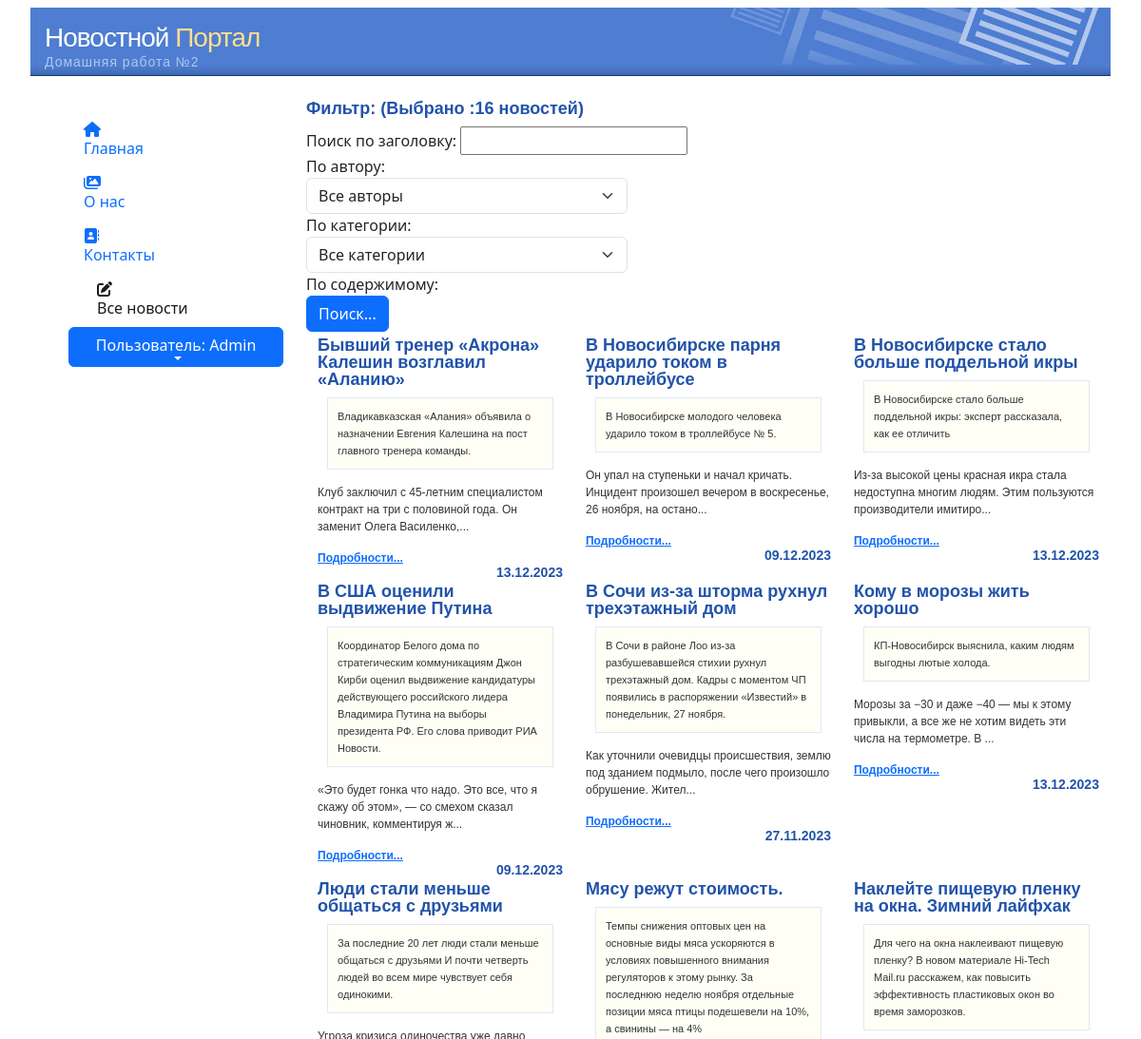
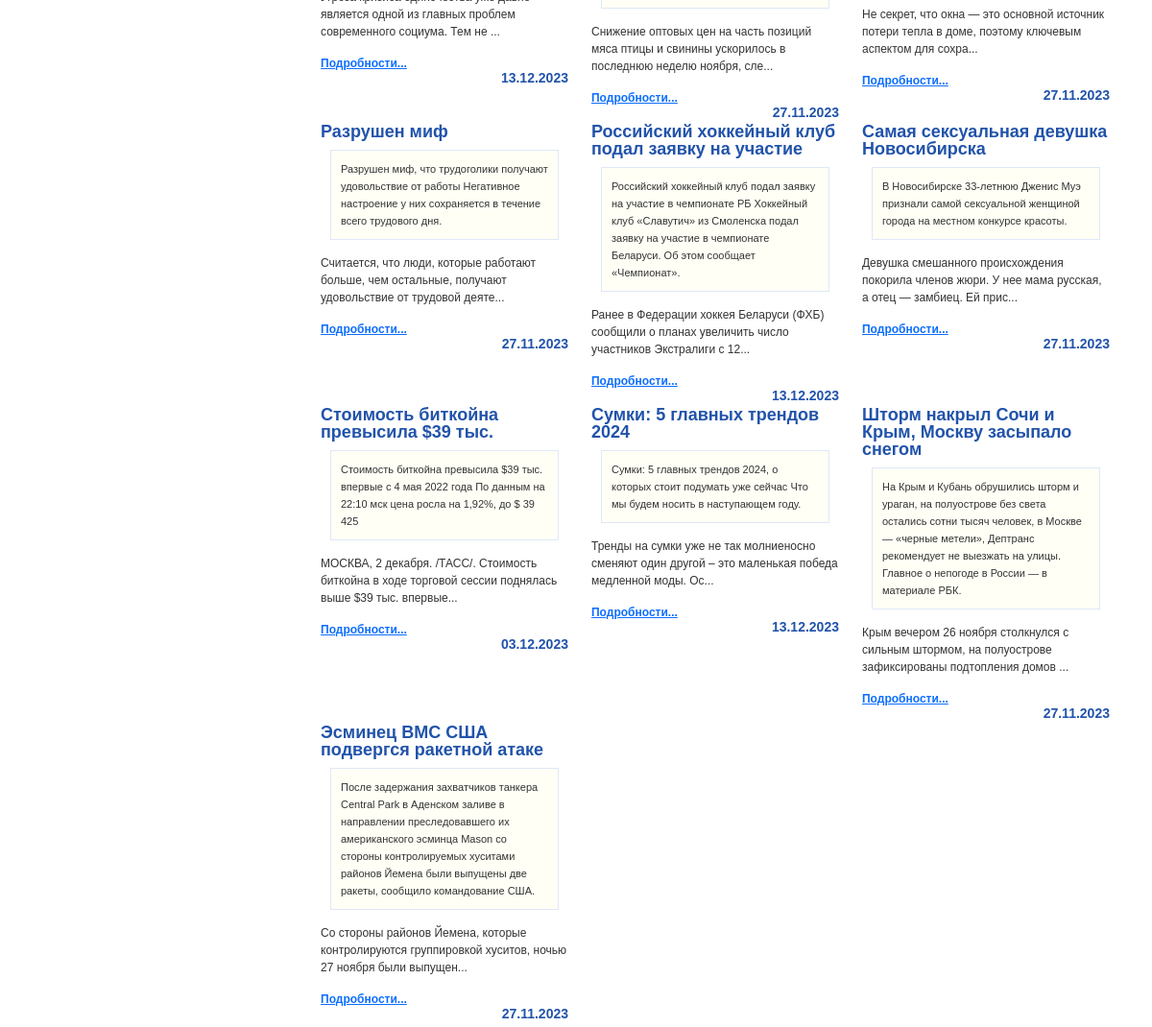
The page /news/all_news/ (signed in) on the database its author committed (2 pictures, top to bottom).
### news/models.py (models this page shows, shortened)
class Article(models.Model):
    categories = (('E','Economics'),
                  ('S','Science'),
                  ('IT','IT'))
    author = models.ForeignKey(User, on_delete=models.SET_NULL, null=True, verbose_name='Автор')
    title = models.CharField('Заголовок', max_length=50, default='')
    anouncement = models.TextField('Аннотация', max_length=250)
    text = models.TextField('Текст новости')
    date = models.DateTimeField('Дата создания', auto_now=True)
    category = models.CharField(choices=categories, max_length=50, default='', verbose_name='Категория')
    tags = models.ManyToManyField(to=Tag, blank=True, verbose_name='Тэги')
    slug = models.SlugField()
    def get_absolute_url(self):
        return f'/news/show/{self.id}'
    class Meta:
        ordering = ['title', 'date']
        verbose_name = 'Новость'
        verbose_name_plural = 'Новости'

### news/views.py (the view)
# urls.py: path('all_news/', views.all_news, name='all_news'),
def all_news(request):
    categories = Article.categories  # создали перечень категорий
    author_list = User.objects.all()  # создали перечень авторов
    print('Ответ',request.POST)
    if request.method == "POST":
        selected_author = int(request.POST.get('author_filter'))
        selected_category = int(request.POST.get('category_filter'))
        search_article = (request.POST.get('search_input'))
        print('search_article', search_article)
        print('search_article_len',len(search_article))
        if selected_author == 0:  # выбраны все авторы
            articles = Article.objects.all()
        else:
            articles = Article.objects.filter(author=selected_author)
        if selected_category != 0:  # фильтруем найденные по авторам результаты по категориям
            articles = articles.filter(category__icontains=categories[selected_category - 1][0])
        if len(search_article) !=0: # применяем фильтр по новости
            articles = articles.filter(title=search_article)
    else:  # если страница открывется впервые
        selected_author = 0
        selected_category = 0
        articles = Article.objects.all()
    context = {'articles': articles, 'author_list': author_list, 'selected_author': selected_author,
               'categories': categories, 'selected_category': selected_category}
    return render(request, 'news/all_news.html', context)

### news/templates/news/all_news.html (shortened to what this page needs)
{% extends 'home01/index.html' %}
{% load static %}
{% load bootstrap5 %}
{% block content %}
<link rel="stylesheet" href="https://ajax.googleapis.com/ajax/libs/jqueryui/1.11.4/themes/smoothness/jquery-ui.css">
  <div id="content" >
    <div class="content_center" align="left">
        <div class="row">
        <label><h3> Фильтр: (Выбрано :{{ articles|length }} новостей) </h3>
            <form method="post">
                      <div class="row">
                        <div class="search">
                            <label for="search_input">Поиск по заголовку: </label>
                            <input id="search_input" name="search_input">
                        </div>
                      </div>
                        <label for="author_filter">По автору:</label>
                            <select class="form-select" name="author_filter" style="width:40%" >
                                <option value="0">Все авторы</option>
                            </select>
                        <label for="category_filter">По категории:</label>
                            <select class="form-select" name="category_filter" style="width:40%">
                                <option value="0">Все категории</option>
                            </select>
                        <label for="category_filter">По содержимому:</label>
                        <br>
                            <input type="submit" class="btn btn-primary" value="Поиск...">
                        <br>
            </form>
        </label>
    </div>
    </div>
   <div class="container-fluid">
       <div class="row">
           {% for articl in articles %}
               <div id="news" class="col-xs-4 col-sm-4 col-md-4 col-lg-4">
               <h3>{{ articl.title }}</h3>
                   <div class='featurebox_side'>{{ articl.anouncement }}</div>
                   <p>{{ articl.text|slice:":100" }}...</p>
                   <p class="lead mb-0"><a href="{{ articl.get_absolute_url }}" class="fw-bold">Подробности...</a></p>
                <h4 align="right">{{ articl.date|date:"d.m.Y" }}</h4>
               </div>
           {% endfor %}
      </div>
   </div>
  </div>
{% endblock %}

### home01/templates/home01/left_sidebar.html (shortened to what this page needs)
{% load bootstrap5 %}
{% load static %}
{% bootstrap_css %}
            <div class="tm-sidebar">
                <nav class="tm-nav">
                    <div>
                     <ul  class="nav nav-pills flex-column mb-auto">
                            <li class="nav-item">
                                <a href="{% url 'news_index' %}"
                                {% if request.resolver_match.view_name == 'home' %} class="nav-link current link-active"{% else %} class="nav-link" {% endif %}>
                                    <i class="fa fa-house menu-icon"></i>
                                    <div class="d-none d-lg-block">Главная</div>
                                </a>
                            </li>
                            <li class="nav-item">
                                <a href="{% url 'about' %}"
                                   {% if request.resolver_match.view_name == 'about' %} class="nav-link current link-active"{% else %} class="nav-link" {% endif %}>
                                    <i class="fas fa-images nav-icon"></i>
                                    <div class="d-none d-lg-block">О нас</div>
                                </a>
                            </li>
                            <li class="nav-item">
                                <a href="{% url 'contact' %}"
                                   {% if request.resolver_match.view_name == 'contact' %} class="nav-link current link-active"{% else %} class="nav-link" {% endif %}>
                                    <i class="fas fa-address-book nav-icon"></i>
                                    <div class="d-none d-lg-block">Контакты</div>
                                </a>
                            </li>
                            <li class="nav-item">
                                <a href="{% url 'all_news' %}"
                                {% if request.resolver_match.view_name == 'all_news' %} class="nav-link current" {% else %} class="nav-link" {% endif %}>
                                    <i class="fas fa-pen-to-square nav-icon"></i>
                                    <div class="d-none d-lg-block">Все новости</div>
                                </a>
                            </li>
                        </ul>
     <div class="dropdown" >
          <button class="dropbtn btn btn-primary dropdown-toggle" type="button" id="dropdownMenuButton1" data-bs-toggle="dropdown" aria-expanded="false">
              <div class="d-none d-lg-block">Пользователь: {{request.user.username}}</div>
          </button>
        </div>
                    </div>
                </nav>
            </div>

### home01/static/home01/css/style.css (style rules this page uses)
body { text-align: center; margin-top:10px; margin-bottom:10px; color:#666666; background-color: #666666; }
#content { margin-top: 20px; margin-bottom: 0px; }
#content p { margin-top:15px; margin-bottom: 15px; font-family: verdana, arial, sans-serif; font-size: 12px; line-height: 18px; color: #333333; }
#content h3 { margin-top:5px; margin-bottom: 10px; font-family: verdana, arial, sans-serif; font-size: 18px; font-weight: bold; line-height: 18px; color: #2153AA; }
#content h4 { margin-top:0px;margin-bottom:0px; font-family: verdana, arial, sans-serif; font-size: 14px; font-weight: bold; line-height: 12px; color: #2153AA; }
.featurebox_side { background-color: #fffff6; margin:1px;margin-left:10px;margin-right:10px;margin-bottom:15px; padding:10px; border: 1px solid #DFE8F7; font-family: verdana, arial, sans-serif; font-size: 11px; line-height: 18px; color: #333333; }
.tm-sidebar { background-color: #fff; top: 0; bottom: 0; left: 0; z-index: 1000; padding-left: 40px; padding-top: 40px; width: 100%; }
.tm-nav { display: flex; flex-direction: column; justify-content: space-between; height: 100%; }
.nav-link { position: relative; padding-top: 15px; padding-bottom: 15px; }
.nav-item:hover .nav-link, .nav-link.current { color: #1a1a1a; padding-left: 30px; }
.dropbtn { width: 100%; display: block; align-items: center; justify-content: center; margin-bottom: 1px; }

### rows shown on the page
Article: title "Бывший тренер «Акрона» Калешин возглавил «Аланию»", anouncement "Владикавказская «Алания» объявила о назначении Евгения Калешина на пост главного тренера команды.", text "Клуб заключил с 45-летним специалистом контракт на три с половиной года. Он заменит Олега Василенко,", date "13.12.2023"
Article: title "В Новосибирске парня ударило током в троллейбусе", anouncement "В Новосибирске молодого человека ударило током в троллейбусе № 5.", text "Он упал на ступеньки и начал кричать. Инцидент произошел вечером в воскресенье, 26 ноября, на остано", date "09.12.2023"
Article: title "В Новосибирске стало больше поддельной икры", anouncement "В Новосибирске стало больше поддельной икры: эксперт рассказала, как ее отличить", text "Из-за высокой цены красная икра стала недоступна многим людям. Этим пользуются производители имитиро", date "13.12.2023"
Article: title "В США оценили выдвижение Путина", anouncement "Координатор Белого дома по стратегическим коммуникациям Джон Кирби оценил выдвижение кандидатуры действующего российского лидера Владимира Путина на выборы президента РФ. Его слова приводит РИА Новости.", text "«Это будет гонка что надо. Это все, что я скажу об этом», — со смехом сказал чиновник, комментируя ж", date "09.12.2023"
Article: title "В Сочи из-за шторма рухнул трехэтажный дом", anouncement "В Сочи в районе Лоо из-за разбушевавшейся стихии рухнул трехэтажный дом. Кадры с моментом ЧП появились в распоряжении «Известий» в понедельник, 27 ноября.", text "Как уточнили очевидцы происшествия, землю под зданием подмыло, после чего произошло обрушение. Жител", date "27.11.2023"
Article: title "Кому в морозы жить хорошо", anouncement "КП-Новосибирск выяснила, каким людям выгодны лютые холода.", text "Морозы за −30 и даже −40 — мы к этому привыкли, а все же не хотим видеть эти числа на термометре. В", date "13.12.2023"
Article: title "Люди стали меньше общаться с друзьями", anouncement "За последние 20 лет люди стали меньше общаться с друзьями И почти четверть людей во всем мире чувствует себя одинокими.", text "Угроза кризиса одиночества уже давно является одной из главных проблем современного социума. Тем не", date "13.12.2023"
Article: title "Мясу режут стоимость.", anouncement "Темпы снижения оптовых цен на основные виды мяса ускоряются в условиях повышенного внимания регуляторов к этому рынку. За последнюю неделю ноября отдельные позиции мяса птицы подешевели на 10%, а свинины — на 4%", text "Снижение оптовых цен на часть позиций мяса птицы и свинины ускорилось в последнюю неделю ноября, сле", date "27.11.2023"
Article: title "Наклейте пищевую пленку на окна. Зимний лайфхак", anouncement "Для чего на окна наклеивают пищевую пленку? В новом материале Hi-Tech Mail.ru расскажем, как повысить эффективность пластиковых окон во время заморозков.", text "Не секрет, что окна — это основной источник потери тепла в доме, поэтому ключевым аспектом для сохра", date "27.11.2023"
Article: title "Разрушен миф", anouncement "Разрушен миф, что трудоголики получают удовольствие от работы Негативное настроение у них сохраняется в течение всего трудового дня.", text "Считается, что люди, которые работают больше, чем остальные, получают удовольствие от трудовой деяте", date "27.11.2023"
Article: title "Российский хоккейный клуб подал заявку на участие", anouncement "Российский хоккейный клуб подал заявку на участие в чемпионате РБ Хоккейный клуб «Славутич» из Смоленска подал заявку на участие в чемпионате Беларуси. Об этом сообщает «Чемпионат».", text "Ранее в Федерации хоккея Беларуси (ФХБ) сообщили о планах увеличить число участников Экстралиги с 12", date "13.12.2023"
Article: title "Самая сексуальная девушка Новосибирска", anouncement "В Новосибирске 33-летнюю Дженис Муэ признали самой сексуальной женщиной города на местном конкурсе красоты.", text "Девушка смешанного происхождения покорила членов жюри. У нее мама русская, а отец — замбиец. Ей прис", date "27.11.2023"
Article: title "Стоимость биткойна превысила $39 тыс.", anouncement "Стоимость биткойна превысила $39 тыс. впервые с 4 мая 2022 года По данным на 22:10 мск цена росла на 1,92%, до $ 39 425", text "МОСКВА, 2 декабря. /ТАСС/. Стоимость биткойна в ходе торговой сессии поднялась выше $39 тыс. впервые", date "03.12.2023"
Article: title "Сумки: 5 главных трендов 2024", anouncement "Сумки: 5 главных трендов 2024, о которых стоит подумать уже сейчас Что мы будем носить в наступающем году.", text "Тренды на сумки уже не так молниеносно сменяют один другой – это маленькая победа медленной моды. Ос", date "13.12.2023"
Article: title "Шторм накрыл Сочи и Крым, Москву засыпало снегом", anouncement "На Крым и Кубань обрушились шторм и ураган, на полуострове без света остались сотни тысяч человек, в Москве — «черные метели», Дептранс рекомендует не выезжать на улицы. Главное о непогоде в России — в материале РБК.", text "Крым вечером 26 ноября столкнулся с сильным штормом, на полуострове зафиксированы подтопления домов", date "27.11.2023"
Article: title "Эсминец ВМС США подвергся ракетной атаке", anouncement "После задержания захватчиков танкера Central Park в Аденском заливе в направлении преследовавшего их американского эсминца Mason со стороны контролируемых хуситами районов Йемена были выпущены две ракеты, сообщило командование США.", text "Со стороны районов Йемена, которые контролируются группировкой хуситов, ночью 27 ноября были выпущен", date "27.11.2023"

### other values the page prints
{{ request.user.username }} "Admin"
{{ articles|length }} "16"
